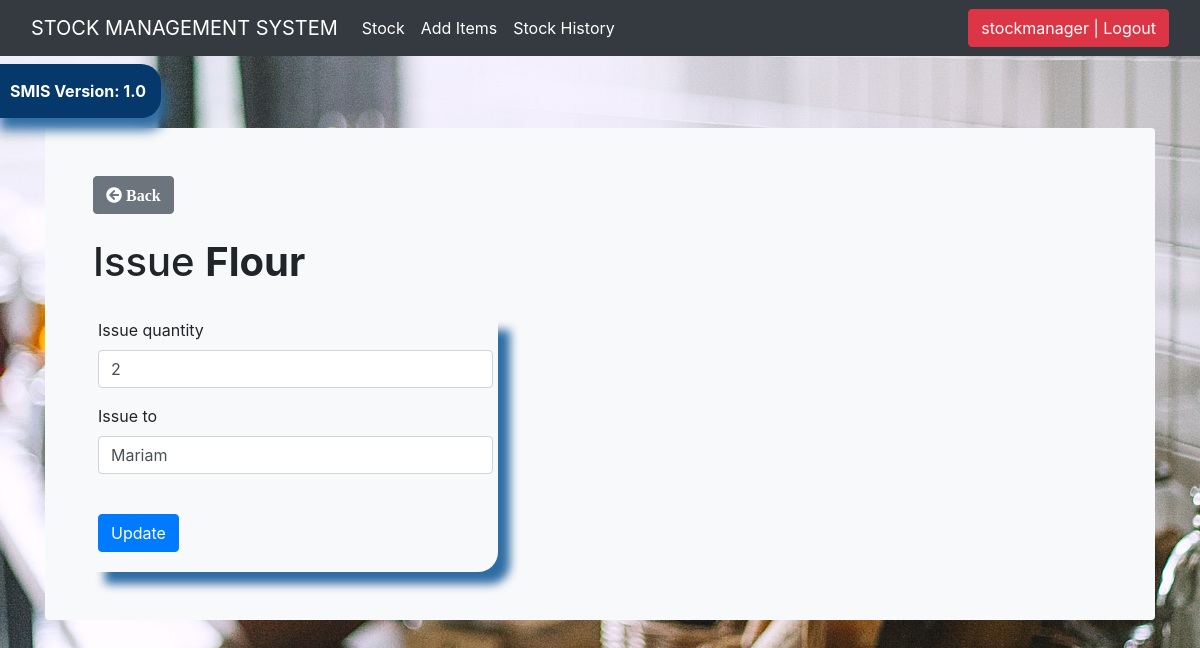
The page /issue_item/1/ (signed in) on the database its author committed.
### stockmgmt/models.py (models this page shows, shortened)
class Stock(models.Model):
    category = models.ForeignKey(
        Category, max_length=50, null=True, on_delete=models.CASCADE)
    item_name = models.CharField(max_length=50, null=True)
    quantity = models.IntegerField(default='0', null=True)
    receive_quantity = models.IntegerField(
        default='0', blank=True, null=True)
    receive_by = models.CharField(max_length=50, blank=True, null=True)
    issue_quantity = models.IntegerField(
        default='0', blank=True, null=True)
    issue_by = models.CharField(max_length=50, blank=True, null=True)
    issue_to = models.CharField(max_length=50, blank=True, null=True)
    phone_number = models.CharField(max_length=50, blank=True, null=True)
    created_by = models.CharField(max_length=50, blank=True, null=True)
    reorder_level = models.IntegerField(default='0', blank=True, null=True)
    timestamp = models.DateTimeField(auto_now_add=True, null=True, blank=True)
    last_updated = models.DateTimeField(auto_now=True, null=True)
    export_to_CSV = models.BooleanField(default=False)

### stockmgmt/views.py (the view, shortened to what this page needs)
# urls.py: path('issue_item/<str:pk>/', issue_item, name="issue_item"),
@login_required
def issue_item(request, pk):
    title = 'Issue'
    item = Stock.objects.get(id=pk)
    form = IssueForm(request.POST or None, instance=item)
    context = {
        'title': title,
        'item': item,
        'form': form,
    }
    return render(request, 'issue_item.html', context)

### stockmgmt/forms.py
class IssueForm(forms.ModelForm):
    class Meta:
        model = Stock
        fields = ['issue_quantity', 'issue_to']

### stockmgmt/templates/issue_item.html (shortened to what this page needs)
{% extends 'base.html' %}
{% load static %}
{% load crispy_forms_tags %}
{% block content %}
<body>
    <main class="container">
        <div class="bg-light p-5 rounded">
            <div>
                <a class="btn btn-secondary" href="{% url 'item_details' item.id %}"><i class="fa fa-arrow-circle-left"
                        aria-hidden="true">
                        Back </i></a>
            </div>
            <br>
            <h1>{{ title }} <strong>{{item.item_name}}</strong></h1>
            <br>
            <div class="row">
                <div class="col-sm-5">
                    <div class="display_table">
                        <form method='POST' action=''>
                            {{ form | crispy }}
                            <br>
                            <input class=" btn btn-primary" type="submit" value='Update' />
                        </form>
                    </div>
                </div>
            </div>
        </div>
    </main>
</body>
{% endblock %}

### stockmgmt/templates/base.html (shortened to what this page needs)
{% load static %}
<!DOCTYPE html>
<html lang="en">
<head>
    <link rel="stylesheet" href="{% static 'css/style.css' %}">
    <link href="https://cdn.jsdelivr.net/npm/bootstrap@5.1.0/dist/css/bootstrap.min.css" rel="stylesheet"
>
    <link rel="stylesheet" href="https://stackpath.bootstrapcdn.com/bootstrap/4.4.1/css/bootstrap.min.css"
>
    <link rel="stylesheet" href="https://use.fontawesome.com/releases/v5.6.1/css/all.css"
>
    <link href="{% static 'js/jquery-ui-1.12.1.custom/jquery-ui.css' %}" rel="stylesheet">
    <link href="{% static 'js/jquery-ui-1.12.1.custom/jquery-ui.min.css' %}" rel="stylesheet">
    <link href="{% static 'js/jquery-ui-1.12.1.custom/jquery-ui.structure.css' %}" rel="stylesheet">
    <link href="{% static 'js/jquery-ui-1.12.1.custom/jquery-ui.structure.min.css' %}" rel="stylesheet">
    <link href="{% static 'js/jquery-ui-1.12.1.custom/jquery-ui.theme.css' %}" rel="stylesheet">
    <link href="{% static 'js/jquery-ui-1.12.1.custom/jquery-ui.theme.min.css' %}" rel="stylesheet">
    <link href="{% static 'js/nprogress/nprogress.css' %}" rel="stylesheet">
</head>
<nav class="navbar navbar-expand-lg navbar-dark bg-dark">
    <div class="container-fluid">
        <a class="navbar-brand" href="{% url 'home' %}">STOCK MANAGEMENT SYSTEM</a>
        <div class="collapse navbar-collapse" id="navbarSupportedContent">
            <ul class="navbar-nav me-auto mb-2 mb-lg-0">
                {% if request.user.is_authenticated %}
                <li class="nav-item">
                    <a class="nav-link active" href="{% url 'list_items' %}">Stock</a>
                </li>
                <li class="nav-item">
                    <a class="nav-link active" href="{% url 'add_items' %}" tabindex="-1">Add Items</a>
                </li>
                <li class="nav-item">
                    <a class="nav-link active" href="{% url 'list_history' %}">Stock History</a>
                </li>
            </ul>
            <li class=" nav-item d-flex"><a href="{% url 'logout' %}"><button class="btn btn-danger">{{ user }} |
                        Logout</button></a>
            </li>
            {% else %}
            <li class="nav-item d-flex"><a href="{% url 'loginPage' %}"><button class="btn btn-info">Login</button></a>
            </li>
            {% endif %}
        </div>
    </div>
</nav>
<br>
<br>
<a href="#">
    <div class="mt-4" id="version-display" data-toggle="modal" data-target="#myModal">SMIS Version: 1.0</div>
</a>
<br>
{% block content %}
{% endblock %}
</html>

### static/css/style.css (style rules this page uses)
body { background-image: url("../img/pexels-maria-orlova-4916562.jpg"); background-size: cover; background-repeat: no-repeat; background-position: 50% 50%; }
.display_table { border-bottom-right-radius: 20px; padding-left: 5px; padding-right: 5px; padding-bottom: 20px; box-shadow: 12px 12px 10px #2e6da4; }
#version-display { background-color: #05386B; color: white; box-shadow: 5px 12px 12px #2e6da4; text-align: center; display: inline; font-weight: bolder; padding: 15px; position: fixed; top: 40px; left: -5px; z-index: 3000; border-top-right-radius: 20px; border-bottom-right-radius: 20px; }

### rows shown on the page
Stock: item_name "Flour", issue_quantity "2", issue_to "Mariam"

### other values the page prints
{{ user }} "stockmanager"
{{ title }} "Issue"
